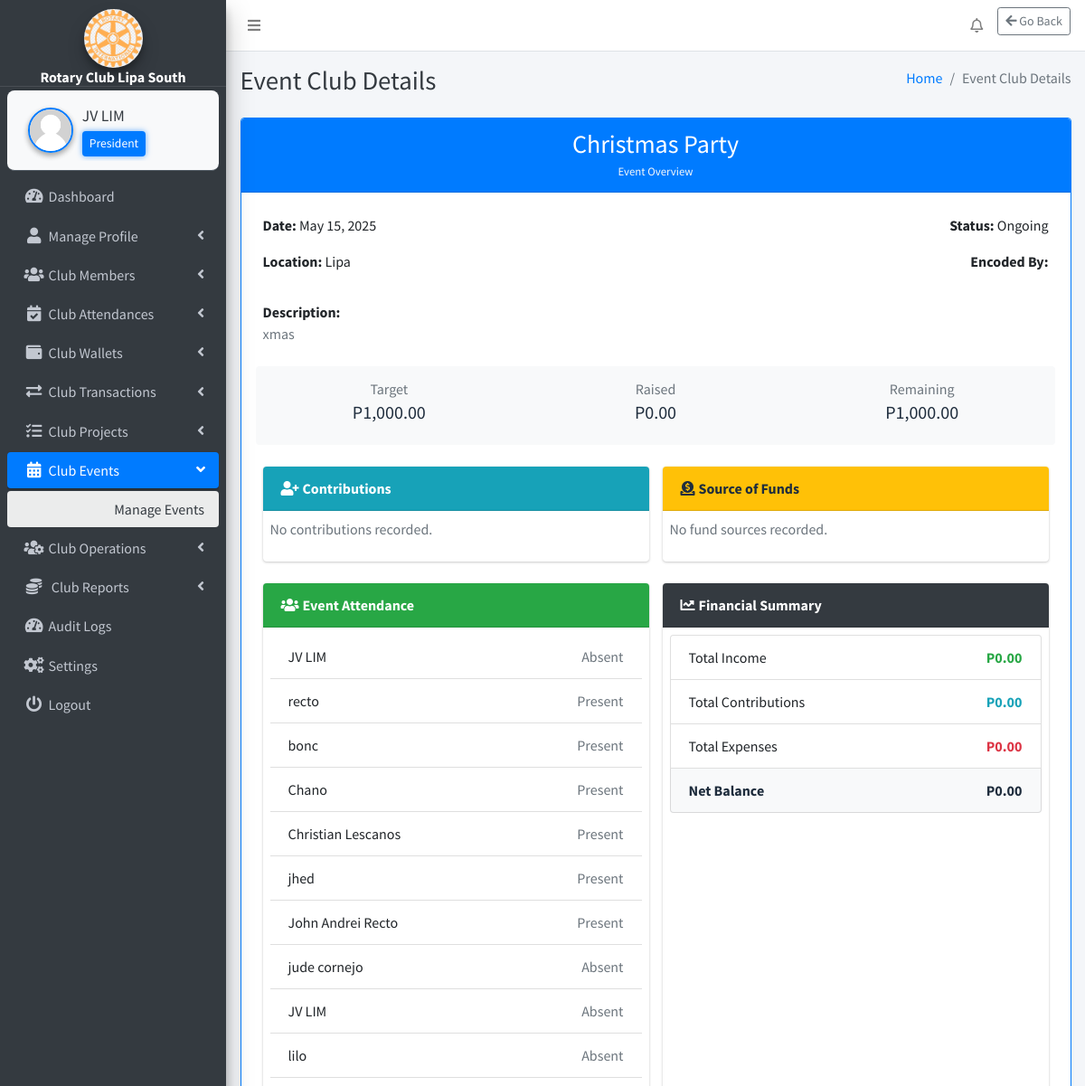
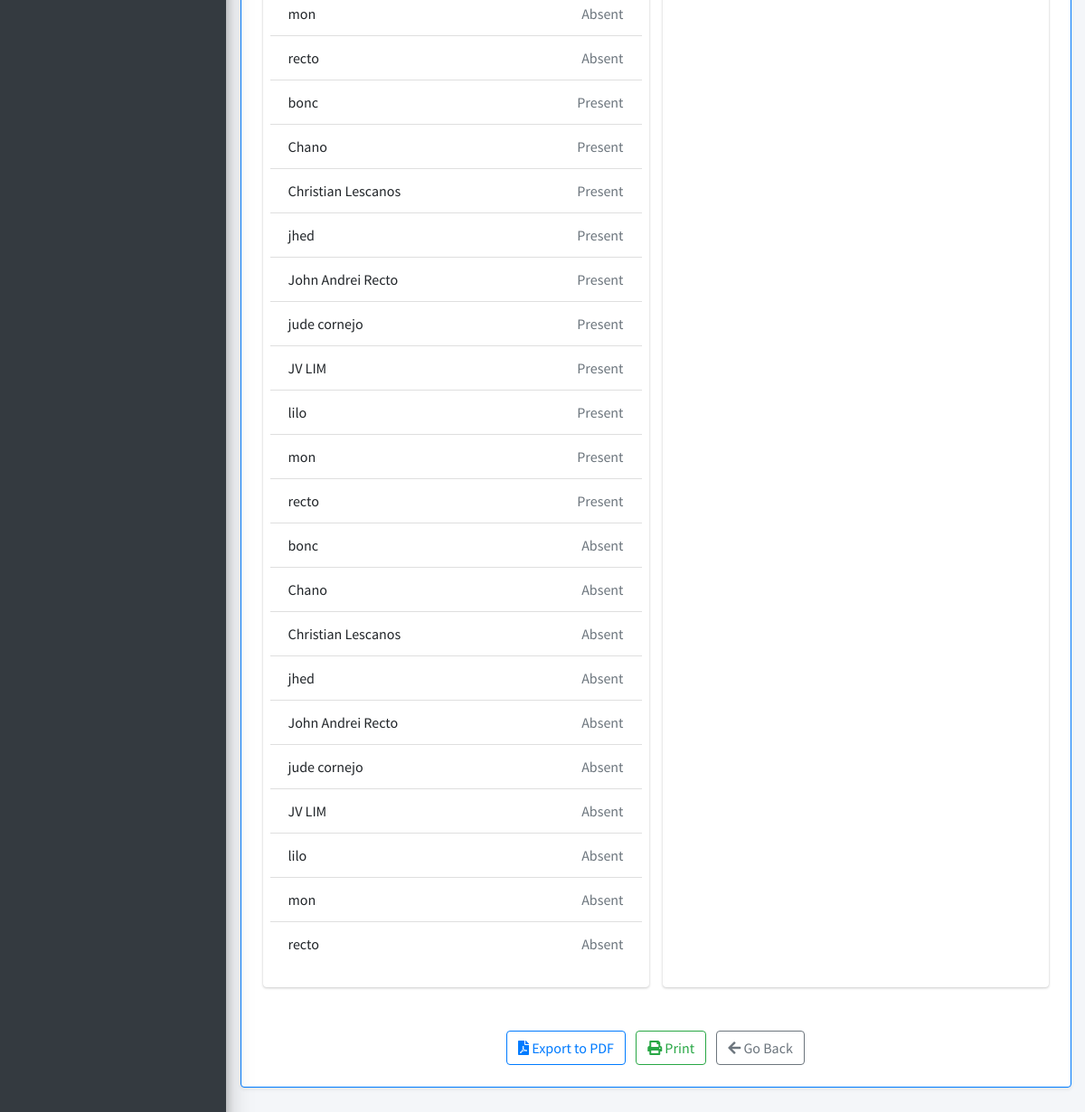
The page /webpages/club-events/manage-events/event_details.php?id=8 (signed in) on the database its author committed (2 pictures, top to bottom).
### tables this page shows
CREATE TABLE `settings` (
  `id` int(11) NOT NULL,
  `system_name` varchar(255) NOT NULL,
  `logo` varchar(255) NOT NULL,
  `currency` varchar(50) NOT NULL
);

CREATE TABLE `club_position` (
  `id` int(11) NOT NULL,
  `position_name` varchar(255) NOT NULL
);

CREATE TABLE `club_events` (
  `id` int(11) NOT NULL,
  `title` varchar(255) NOT NULL,
  `description` text DEFAULT NULL,
  `target_funding` decimal(10,2) NOT NULL DEFAULT 0.00,
  `current_funding` decimal(10,2) NOT NULL DEFAULT 0.00,
  `remaining_funding` decimal(10,2) GENERATED ALWAYS AS (`target_funding` - `current_funding`) STORED,
  `event_date` date NOT NULL,
  `event_time` time DEFAULT NULL,
  `location` varchar(255) DEFAULT NULL,
  `status` enum('Upcoming','Ongoing','Completed') DEFAULT 'Upcoming',
  `encoded_by` int(11) NOT NULL,
  `encoded_at` timestamp NOT NULL DEFAULT current_timestamp()
);

### webpages/club-events/manage-events/event_details.php (the view, shortened to what the rows shown need)
<?php
include_once($_SERVER['DOCUMENT_ROOT'] . '/rotary/includes/config.php');
$id = $_GET['id'] ?? null;
$stmt = $conn->prepare("
    SELECT e.*, m.fullname AS encoded_by_name, s.currency
    FROM club_events e
    LEFT JOIN members m ON e.encoded_by = m.id
    JOIN settings s ON s.id = 1
    WHERE e.id = ?
");
$stmt->bind_param("i", $id);
$stmt->execute();
$data = $stmt->get_result()->fetch_assoc();
?>
<!DOCTYPE html>
<html lang="en">
<?php include('../../../includes/header.php'); ?>
<body class="hold-transition sidebar-mini layout-fixed layout-navbar-fixed layout-footer-fixed">
<div class="wrapper">
<?php include('../../../includes/nav.php'); ?>
<?php include('../../../includes/sidebar.php'); ?>
<div class="content-wrapper">
<?php include('../../../includes/page_title.php'); ?>
<section class="content">
<div class="container-fluid">
<div class="card shadow-sm border border-primary mb-4">
  <div class="card-header text-center bg-primary text-white">
    <h3 class="mb-0"><?= htmlspecialchars($data['title']) ?></h3>
    <small class="text-light">Event Overview</small>
  </div>
  <div class="card-body p-4" id="project-content">
    <div class="row mb-3">
      <div class="col-md-6">
        <p><strong>Date:</strong> <?= date("F j, Y", strtotime($data['event_date'])) ?></p>
        <p><strong>Location:</strong> <?= htmlspecialchars($data['location']) ?></p>
      </div>
      <div class="col-md-6 text-md-right">
        <p><strong>Status:</strong> <?= htmlspecialchars($data['status']) ?></p>
        <p><strong>Encoded By:</strong> <?= htmlspecialchars($data['encoded_by_name']) ?></p>
      </div>
    </div>
    <div class="mb-4">
      <strong>Description:</strong>
      <p class="text-muted"><?= nl2br(htmlspecialchars($data['description'] ?? 'N/A')) ?></p>
    </div>
    <div class="row text-center bg-light py-3 rounded mb-4">
      <div class="col-md-4">
        <h6 class="text-muted mb-1">Target</h6>
        <h5><?= $data['currency'] . number_format($data['target_funding'], 2) ?></h5>
      </div>
      <div class="col-md-4">
        <h6 class="text-muted mb-1">Raised</h6>
        <h5><?= $data['currency'] . number_format($data['current_funding'], 2) ?></h5>
      </div>
      <div class="col-md-4">
        <h6 class="text-muted mb-1">Remaining</h6>
        <h5><?= $data['currency'] . number_format($data['target_funding'] - $data['current_funding'], 2) ?></h5>
      </div>
    </div>
    <div class="row">
      <div class="col-lg-6 mb-4">
        <div class="card h-100 border-dark">
          <div class="card-body p-2">
            <?php
            $income = 0; $expense = 0; $contrib = 0;
            $net = ($income + $contrib) - $expense;
            ?>
            <ul class="list-group">
              <li class="list-group-item d-flex justify-content-between"><span>Total Income</span><strong class="text-success"><?= $data['currency'] . number_format($income, 2) ?></strong></li>
              <li class="list-group-item d-flex justify-content-between"><span>Total Contributions</span><strong class="text-info"><?= $data['currency'] . number_format($contrib, 2) ?></strong></li>
              <li class="list-group-item d-flex justify-content-between"><span>Total Expenses</span><strong class="text-danger"><?= $data['currency'] . number_format($expense, 2) ?></strong></li>
              <li class="list-group-item d-flex justify-content-between bg-light"><strong>Net Balance</strong><strong><?= $data['currency'] . number_format($net, 2) ?></strong></li>
            </ul>
          </div>
        </div>
      </div>
    </div>
  </div>
</div>
</div>
</section>
</div>
</body>
</html>

### includes/sidebar.php (shortened to what the rows shown need)
<?php
function getSystemName() {
    global $conn;
    $result = $conn->query("SELECT system_name FROM settings");
    return ($result->num_rows > 0) ? $result->fetch_assoc()['system_name'] : 'RCLS';
}
if (isset($_SESSION['user_id'])) {
    $userId = $_SESSION['user_id'];
    $positionName = '';
    $sql = "SELECT cp.position_name
            FROM club_position cp
            INNER JOIN members m ON cp.id = m.role
            WHERE m.id = '$userId'";
    $positionResult = $conn->query($sql);
    if ($positionResult && $positionRow = $positionResult->fetch_assoc()) {
        $positionName = $positionRow['position_name'];
    }
}
function getLogoUrl() {
    global $conn;
    $result = $conn->query("SELECT logo FROM settings");
    if ($result->num_rows > 0) {
        $logoFile = $result->fetch_assoc()['logo'];
        $path = "/rotary/uploads/" . $logoFile;
        return file_exists($_SERVER['DOCUMENT_ROOT'] . $path) ? $path : "/rotary/dist/img/AdminLTELogo.png";
    }
    return "/rotary/dist/img/AdminLTELogo.png";
}
?>
<aside class="main-sidebar sidebar-dark-primary elevation-4">
    <div class="text-center"
         style="padding: 10px 0 0 0; margin: 0 !important; border-bottom: 1px solid rgba(255,255,255,0.1);">
        <a href="#" class="d-block" style="margin: 0; padding: 0;">
            <img src="<?php echo getLogoUrl(); ?>"
                 alt="Logo"
                 class="img-circle elevation-3"
                 style="width: 65px; height: 65px; object-fit: cover; margin: 0 auto; display: block;">
            <div class="brand-text font-weight-bold text-white"
                 style="font-size: 1rem; line-height: 1.1; margin: 2px 0 0 0;">
                <?php echo getSystemName(); ?>
            </div>
        </a>
    </div>
    <div class="sidebar" style="padding-top: 4px !important; margin-top: 0 !important;">
        <div class="user-panel d-flex align-items-center"
             style="background-color: #f8f9fa; border-radius: 8px; padding: 10px; margin: 0 !important;">
            <div class="info flex-grow-1">
                <a href="/rotary/webpages/manage-profile/edit-profile/edit_profile.php"
                   class="d-block fw-semibold text-dark"
                   style="font-size: 1.1rem; white-space: nowrap; overflow: hidden; text-overflow: ellipsis;">
                    <?php echo htmlspecialchars($_SESSION['fullname'] ?? 'Guest'); ?>
                </a>
                <?php if (!empty($positionName)): ?>
                    <small class="d-block mt-1 px-2 py-1 rounded"
                           style="background-color: #007bff; color: white; font-size: 0.85rem; max-width: fit-content; box-shadow: 0 0 6px rgba(0, 123, 255, 0.6);">
                        <?php echo htmlspecialchars($positionName); ?>
                    </small>
                <?php else: ?>
                    <small class="d-block mt-1 text-muted" style="font-size: 0.85rem;">No Role Assigned</small>
                <?php endif; ?>
            </div>
        </div>
    </div>
</aside>

### rows shown on the page
settings: logo (picture), system_name "Rotary Club Lipa South"
club_position: position_name "President"
club_events: title "Christmas Party", event_date "May 15, 2025", location "Lipa", status "Ongoing", description "xmas", settings.currency "P", target_funding "1,000.00", current_funding "0.00", $data['target_funding'] - $data['current_funding'] "1,000.00"

### other values the page prints
$_SESSION['fullname'] "JV LIM"
$pageTitle "Event Club Details"
$r['fullname'] "JV LIM"
$r['status'] "Absent"
$r['fullname'] "recto"
$r['status'] "Present"
$r['fullname'] "bonc"
$r['fullname'] "Chano"
$r['fullname'] "Christian Lescanos"
$r['fullname'] "jhed"
$r['fullname'] "John Andrei Recto"
$r['fullname'] "jude cornejo"
$r['fullname'] "lilo"
$r['fullname'] "mon"
$income "0.00"
